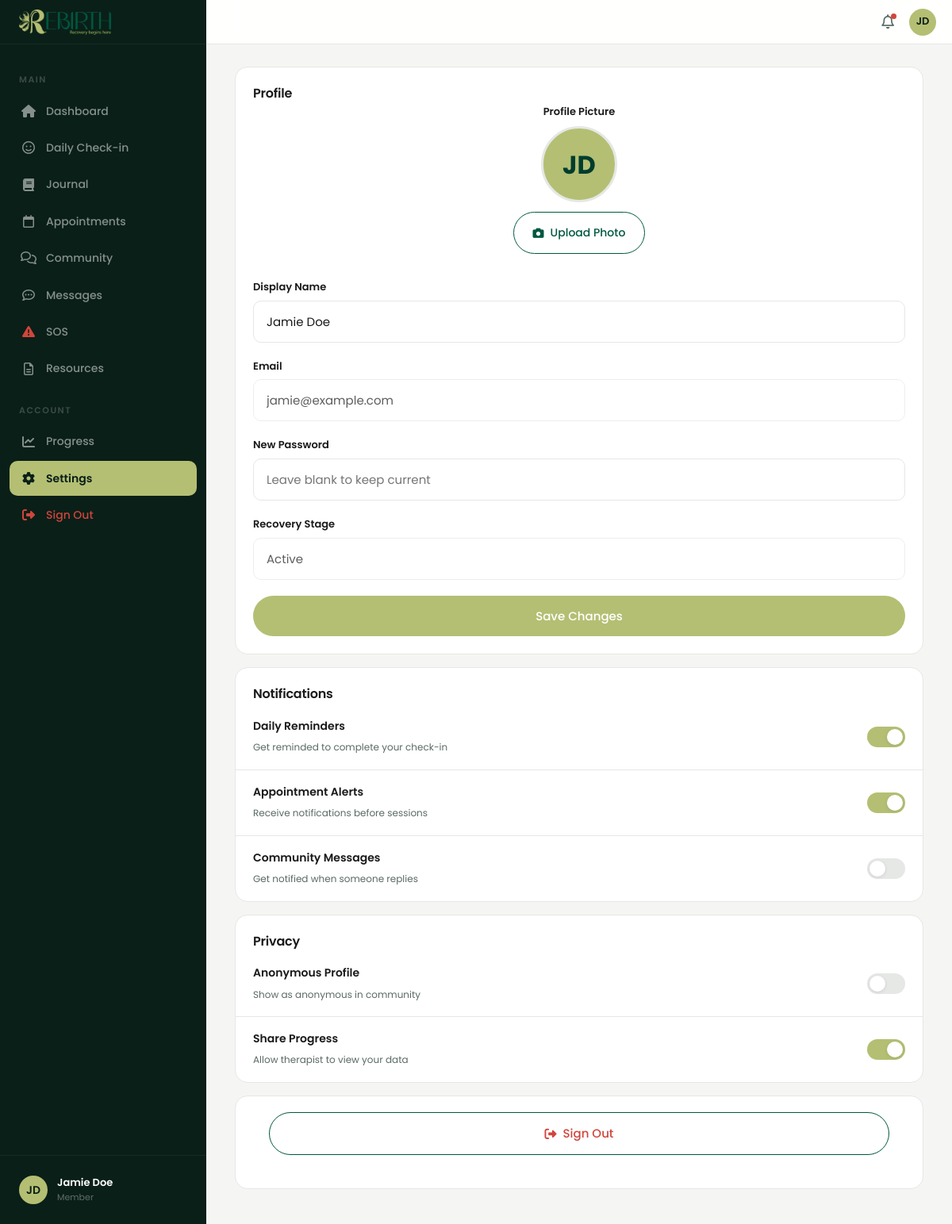
/panel/settings (signed in), run on the app's committed database.
### tables this page shows
CREATE TABLE `users` (
  `id` INT AUTO_INCREMENT PRIMARY KEY,
  `name` VARCHAR(100) NOT NULL,
  `email` VARCHAR(255) NOT NULL UNIQUE,
  `password_hash` VARCHAR(255) NOT NULL,
  `role` ENUM('member','therapist','admin') NOT NULL DEFAULT 'member',
  `stage` ENUM('Onboarding','Active','Maintenance','Alumni') NOT NULL DEFAULT 'Onboarding',
  `avatar` VARCHAR(255) DEFAULT NULL,
  `initials` VARCHAR(4) NOT NULL,
  `created_at` DATETIME NOT NULL DEFAULT CURRENT_TIMESTAMP,
  `updated_at` DATETIME NOT NULL DEFAULT CURRENT_TIMESTAMP ON UPDATE CURRENT_TIMESTAMP
);

### app/views/panel/settings.php (the view, shortened to what the rows shown need)
<form action="/settings/profile" method="POST" enctype="multipart/form-data">
  <div class="card">
    <h2>Profile</h2>
    <div class="form-group" style="text-align:center;">
      <label class="form-label">Profile Picture</label>
      <div style="display:flex;flex-direction:column;align-items:center;gap:12px;margin-top:8px;">
        <?php if (!empty($user['avatar'])): ?>
        <img src="/uploads/avatars/<?= htmlspecialchars($user['avatar']) ?>" alt="Profile" style="width:96px;height:96px;border-radius:50%;object-fit:cover;border:3px solid var(--color-border);">
        <?php else: ?>
        <div style="width:96px;height:96px;border-radius:50%;background:var(--color-accent);color:var(--color-primary-dark);display:flex;align-items:center;justify-content:center;font-size:32px;font-weight:700;border:3px solid var(--color-border);"><?= htmlspecialchars($user['initials']) ?></div>
        <?php endif; ?>
        <label class="btn btn-outline" style="cursor:pointer;font-size:14px;">
          <i class="fa-solid fa-camera"></i> Upload Photo
        </label>
      </div>
    </div>
    <div class="form-group">
      <label class="form-label" for="displayName">Display Name</label>
      <input class="form-input" id="displayName" name="name" type="text" value="<?= htmlspecialchars($user['name']) ?>">
    </div>
    <div class="form-group">
      <label class="form-label" for="settingsEmail">Email</label>
      <input class="form-input" id="settingsEmail" type="email" value="<?= htmlspecialchars($user['email']) ?>" disabled style="opacity:0.7;">
    </div>
    <div class="form-group">
      <label class="form-label" for="settingsPassword">New Password</label>
      <input class="form-input" id="settingsPassword" name="password" type="password" placeholder="Leave blank to keep current">
    </div>
    <div class="form-group">
      <label class="form-label">Recovery Stage</label>
      <input class="form-input" type="text" value="<?= htmlspecialchars($user['stage']) ?>" disabled style="opacity:0.7;">
    </div>
    <button type="submit" class="btn btn-primary">Save Changes</button>
  </div>
</form>
<div class="card">
  <h2>Notifications</h2>
  <div class="setting-row">
    <div class="setting-info"><strong>Daily Reminders</strong><span>Get reminded to complete your check-in</span></div>
    <label class="switch"><input type="checkbox" checked><span class="switch-slider"></span></label>
  </div>
  <div class="setting-row">
    <div class="setting-info"><strong>Appointment Alerts</strong><span>Receive notifications before sessions</span></div>
    <label class="switch"><input type="checkbox" checked><span class="switch-slider"></span></label>
  </div>
  <div class="setting-row">
    <div class="setting-info"><strong>Community Messages</strong><span>Get notified when someone replies</span></div>
    <label class="switch"><input type="checkbox"><span class="switch-slider"></span></label>
  </div>
</div>
<div class="card">
  <h2>Privacy</h2>
  <div class="setting-row">
    <div class="setting-info"><strong>Anonymous Profile</strong><span>Show as anonymous in community</span></div>
    <label class="switch"><input type="checkbox"><span class="switch-slider"></span></label>
  </div>
  <div class="setting-row">
    <div class="setting-info"><strong>Share Progress</strong><span>Allow therapist to view your data</span></div>
    <label class="switch"><input type="checkbox" checked><span class="switch-slider"></span></label>
  </div>
</div>
<div class="card" style="text-align:center;padding:20px;">
  <a href="/logout" class="btn btn-outline" style="color:var(--color-danger);"><i class="fa-solid fa-right-from-bracket"></i> Sign Out</a>
</div>

### app/views/layouts/panel.php (shortened to what the rows shown need)
<!DOCTYPE html>
<html lang="en">
<head>
  <link rel="stylesheet" href="/css/app.css">
  <link rel="stylesheet" href="https://cdnjs.cloudflare.com/ajax/libs/font-awesome/6.5.1/css/all.min.css">
</head>
<body data-user-id="<?= $_SESSION['user_id'] ?? 0 ?>">
  <div class="app-layout">
    <aside class="app-sidebar">
      <div class="app-sidebar-header">
        <img src="/logo.png" alt="Rebirth">
      </div>
      <nav class="app-sidebar-nav">
        <?php if ($user['role'] === 'therapist'): ?>
        <div class="app-sidebar-section">Overview</div>
        <a href="/panel/dashboard" class="app-sidebar-link <?= $page === 'Dashboard' ? 'active' : '' ?>"><i class="fa-solid fa-house"></i>Dashboard</a>
        <a href="/therapist/patients" class="app-sidebar-link <?= $page === 'My Patients' ? 'active' : '' ?>"><i class="fa-solid fa-heart-pulse"></i>My Patients</a>
        <div class="app-sidebar-section">Communication</div>
        <a href="/therapist/messages" class="app-sidebar-link <?= $page === 'Messages' ? 'active' : '' ?>"><i class="fa-regular fa-comment-dots"></i>Messages</a>
        <a href="/therapist/sos" class="app-sidebar-link <?= $page === 'SOS Alerts' ? 'active' : '' ?>">
          <i class="fa-solid fa-triangle-exclamation" style="color:var(--color-danger);"></i>SOS Alerts
          <span id="sosBadge" style="display:none;background:var(--color-danger);color:white;font-size:11px;padding:1px 6px;border-radius:10px;margin-left:auto;"></span>
        </a>
        <a href="/therapist/resources" class="app-sidebar-link <?= $page === 'Resources' ? 'active' : '' ?>"><i class="fa-solid fa-folder-open"></i>Resources</a>
        <a href="/panel/appointments" class="app-sidebar-link <?= $page === 'Appointments' ? 'active' : '' ?>"><i class="fa-regular fa-calendar"></i>Schedule</a>
        <a href="/panel/community" class="app-sidebar-link <?= $page === 'Community' ? 'active' : '' ?>"><i class="fa-regular fa-comments"></i>Community</a>
        <div class="app-sidebar-section">Settings</div>
        <a href="/therapist/availability" class="app-sidebar-link <?= $page === 'Availability' ? 'active' : '' ?>"><i class="fa-solid fa-clock"></i>Availability</a>
        <a href="/panel/settings" class="app-sidebar-link <?= $page === 'Settings' ? 'active' : '' ?>"><i class="fa-solid fa-gear"></i>Settings</a>
        <a href="/logout" class="app-sidebar-link" style="color:var(--color-danger);"><i class="fa-solid fa-right-from-bracket"></i>Sign Out</a>
        <?php else: ?>
        <div class="app-sidebar-section">Main</div>
        <a href="/panel/dashboard" class="app-sidebar-link <?= $page === 'Dashboard' ? 'active' : '' ?>"><i class="fa-solid fa-house"></i>Dashboard</a>
        <a href="/panel/checkin" class="app-sidebar-link <?= $page === 'Daily Check-in' ? 'active' : '' ?>"><i class="fa-regular fa-face-smile"></i>Daily Check-in</a>
        <a href="/panel/journal" class="app-sidebar-link <?= $page === 'Journal' ? 'active' : '' ?>"><i class="fa-solid fa-book"></i>Journal</a>
        <a href="/panel/appointments" class="app-sidebar-link <?= $page === 'Appointments' ? 'active' : '' ?>"><i class="fa-regular fa-calendar"></i>Appointments</a>
        <a href="/panel/community" class="app-sidebar-link <?= $page === 'Community' ? 'active' : '' ?>"><i class="fa-regular fa-comments"></i>Community</a>
        <a href="/panel/messages" class="app-sidebar-link <?= $page === 'Messages' ? 'active' : '' ?>"><i class="fa-regular fa-comment-dots"></i>Messages</a>
        <a href="/panel/sos" class="app-sidebar-link <?= $page === 'SOS' ? 'active' : '' ?>"><i class="fa-solid fa-triangle-exclamation" style="color:var(--color-danger);"></i>SOS</a>
        <a href="/panel/resources" class="app-sidebar-link <?= $page === 'Resources' ? 'active' : '' ?>"><i class="fa-regular fa-file-lines"></i>Resources</a>
        <div class="app-sidebar-section">Account</div>
        <a href="/panel/progress" class="app-sidebar-link <?= $page === 'Progress' ? 'active' : '' ?>"><i class="fa-solid fa-chart-line"></i>Progress</a>
        <a href="/panel/settings" class="app-sidebar-link <?= $page === 'Settings' ? 'active' : '' ?>"><i class="fa-solid fa-gear"></i>Settings</a>
        <a href="/logout" class="app-sidebar-link" style="color:var(--color-danger);"><i class="fa-solid fa-right-from-bracket"></i>Sign Out</a>
        <?php endif; ?>
      </nav>
      <div class="app-sidebar-footer">
        <div class="app-sidebar-user">
          <?php if (!empty($user['avatar'])): ?>
          <img src="/uploads/avatars/<?= htmlspecialchars($user['avatar']) ?>" alt="" class="app-sidebar-user-avatar" style="object-fit:cover;">
          <?php else: ?>
          <div class="app-sidebar-user-avatar"><?= htmlspecialchars($user['initials']) ?></div>
          <?php endif; ?>
          <div>
            <div class="app-sidebar-user-name"><?= htmlspecialchars($user['name']) ?></div>
            <div class="app-sidebar-user-role"><?= htmlspecialchars(ucfirst($user['role'])) ?></div>
          </div>
        </div>
      </div>
    </aside>
    <div class="app-main" style="flex:1;display:flex;flex-direction:column;min-width:0;">
      <header class="app-topbar">
        <div class="app-topbar-left">
          <span class="app-topbar-title"><?= htmlspecialchars($page) ?></span>
        </div>
        <div class="app-topbar-right">
          <button class="app-topbar-btn"><i class="fa-regular fa-bell"></i><span class="dot"></span></button>
          <?php if (!empty($user['avatar'])): ?>
          <img src="/uploads/avatars/<?= htmlspecialchars($user['avatar']) ?>" alt="" class="app-topbar-avatar" style="object-fit:cover;">
          <?php else: ?>
          <div class="app-topbar-avatar"><?= htmlspecialchars($user['initials']) ?></div>
          <?php endif; ?>
        </div>
      </header>
      <div class="app-content">
        <?= $content ?>
      </div>
    </div>
  </div>
</body>
</html>

### data on the page
users: initials "JD", name "Jamie Doe", role "Member", email "jamie@example.com", stage "Active"
